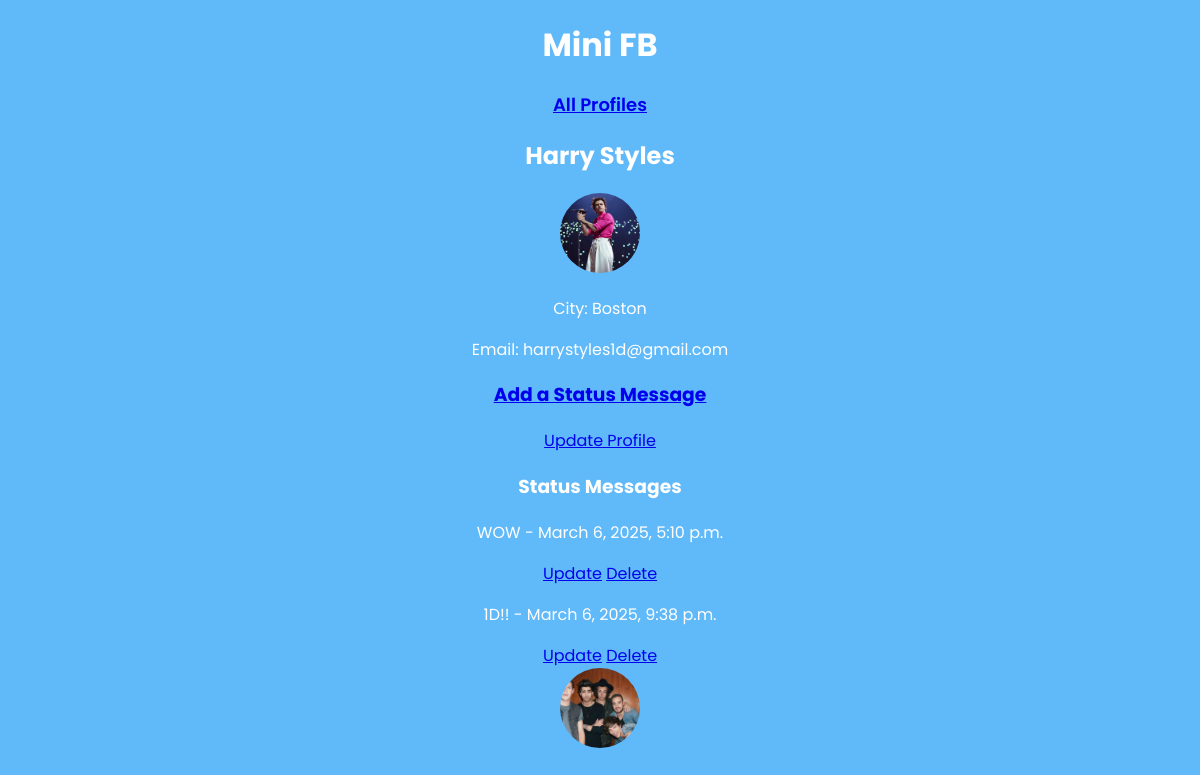
The app's page /mini_fb/profile/1/ with its own data.
### mini_fb/models.py (models this page shows, shortened)
class Profile(models.Model):
    first_name = models.CharField(max_length=50, blank=False)
    last_name = models.CharField(max_length=50, blank=False)
    city = models.CharField(max_length=100, blank=True)
    email = models.EmailField(unique=True)
    image_file = models.ImageField(upload_to='profile_images/', blank=True, null=True)

class StatusMessage(models.Model):
    profile = models.ForeignKey(Profile, on_delete=models.CASCADE)
    text = models.CharField(max_length=300)
    created_at = models.DateTimeField(auto_now_add=True)

class StatusImage(models.Model):
    status_message = models.ForeignKey(StatusMessage, on_delete=models.CASCADE)
    image = models.ForeignKey(Image, on_delete=models.CASCADE)

class Image(models.Model):
    profile = models.ForeignKey(Profile, on_delete=models.CASCADE)
    image_file = models.ImageField(upload_to='images/')
    uploaded_at = models.DateTimeField(auto_now_add=True)

### mini_fb/views.py (the view, shortened to what this page needs)
# urls.py: path("profile/<int:pk>/", ShowProfilePageView.as_view(), name="show_profile"), #route to display individual profile pages
class ShowProfilePageView(DetailView):
    model = Profile
    template_name = "mini_fb/show_profile.html"
    context_object_name = "profile"
    def get_context_data(self, **kwargs):
        context = super().get_context_data(**kwargs)
        context["status_messages"] = self.object.statusmessage_set.all()  # Corrected to use related_name
        context["form"] = CreateStatusMessageForm()  # Pass the form to the template
        return context

### mini_fb/templates/mini_fb/show_profile.html
{% extends 'mini_fb/base.html' %}
{% block content %}
    <h2>{{ profile.first_name }} {{ profile.last_name }}</h2>
    <img src="{{ profile.image_file.url }}" alt="{{ profile.first_name }}'s Profile Picture" width="150" height="150">
    <p>City: {{ profile.city }}</p>
    <p>Email: {{ profile.email }}</p>
    <h3><a href="{% url 'add_status' profile.pk %}">Add a Status Message</a></h3>
    <a href="{% url 'update_profile' pk=profile.pk %}">Update Profile</a>
    <h3>Status Messages</h3>
    {% for st_msg in profile.statusmessage_set.all %}
        <div class="status-message">
            <p>{{ st_msg.text }} - {{ st_msg.created_at }}</p>
            <a href="{% url 'update_status' pk=st_msg.pk %}">Update</a>
            <a href="{% url 'delete_status' pk=st_msg.pk %}">Delete</a>
        </div>
        <div>
            {% for status_image in st_msg.statusimage_set.all %}
                <img src="{{ status_image.image.image_file.url }}" alt="Status Image" width="200">
            {% endfor %}
        </div>
    {% empty %}
        <p>No status messages yet.</p>
    {% endfor %}
{% endblock %}

### static/css/styles-minifb.css (style rules this page uses)
body { font-family: 'Poppins', sans-serif; background-color: #60b9f9; color: white; text-align: center; }
h1, h2 { font-weight: 700; }
img { border-radius: 50%; width: 80px; height: 80px; object-fit: cover; }

### records on screen
Profile: first_name "Harry", last_name "Styles", image_file (picture), city "Boston", email "harrystyles1d@gmail.com"
StatusMessage: text "WOW", created_at "March 6, 2025, 5:10 p.m."
StatusMessage: text "1D!!", created_at "March 6, 2025, 9:38 p.m."
StatusImage: image.image_file (picture)
